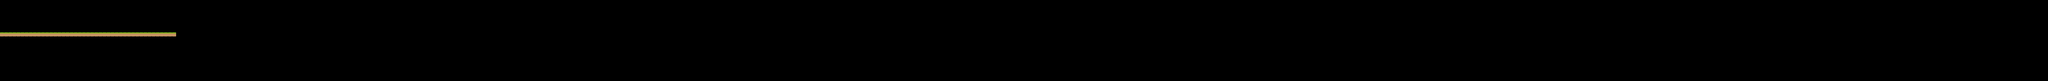

This is a level from a 2D game, rendered from its Tiled map with the project's own tilesets. A one-line summary and the map file follow, with tile-layer data summarised:
An orthogonal 500x20 tile map with 70x70 px tiles, 1 tile layer (collision) and 3 objects (3x badguy).

<map version="1.0" tiledversion="1.1.4" orientation="orthogonal" renderorder="right-down" width="500" height="20" tilewidth="70" tileheight="70" infinite="0" nextobjectid="9">
 <tileset firstgid="1" name="tiles_spritesheet" tilewidth="70" tileheight="70" spacing="2" tilecount="156" columns="12">
  <image source="tiles_spritesheet.png" width="914" height="936" />
  <tile id="9">
   <properties>
    <property name="collides" type="bool" value="true" />
   </properties>
  </tile>
 </tileset>
 <layer name="collision" width="500" height="20">
  <data>[10000 cells, 43 non-empty, 1 distinct tile ids]</data>
 </layer>
 <objectgroup name="enemies">
  <object id="6" name="badguy" x="762" y="261" width="15" height="16" />
  <object id="7" name="badguy" x="829.5" y="261" width="15" height="16" />
  <object id="8" name="badguy" x="687.5" y="262" width="15" height="16" />
 </objectgroup>
</map>
